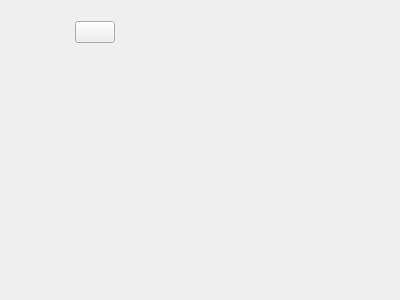
<?xml version="1.0" encoding="UTF-8"?>
<ui version="4.0">
 <class>ChatMsgItem</class>
 <widget class="QWidget" name="ChatMsgItem">
  <property name="geometry">
   <rect>
    <x>0</x>
    <y>0</y>
    <width>400</width>
    <height>300</height>
   </rect>
  </property>
  <property name="windowTitle">
   <string>Form</string>
  </property>
  <layout class="QHBoxLayout" name="mainHLayout">
   <item>
    <widget class="QWidget" name="profileWidget" native="true">
     <property name="minimumSize">
      <size>
       <width>40</width>
       <height>0</height>
      </size>
     </property>
     <property name="maximumSize">
      <size>
       <width>40</width>
       <height>16777215</height>
      </size>
     </property>
     <layout class="QVBoxLayout" name="verticalLayout">
      <property name="leftMargin">
       <number>0</number>
      </property>
      <property name="topMargin">
       <number>0</number>
      </property>
      <property name="rightMargin">
       <number>0</number>
      </property>
      <property name="bottomMargin">
       <number>0</number>
      </property>
      <item>
       <widget class="QLabel" name="profileLabel">
        <property name="minimumSize">
         <size>
          <width>40</width>
          <height>40</height>
         </size>
        </property>
        <property name="maximumSize">
         <size>
          <width>40</width>
          <height>40</height>
         </size>
        </property>
        <property name="text">
         <string/>
        </property>
        <property name="scaledContents">
         <bool>true</bool>
        </property>
       </widget>
      </item>
      <item>
       <spacer name="verticalSpacer">
        <property name="orientation">
         <enum>Qt::Orientation::Vertical</enum>
        </property>
        <property name="sizeHint" stdset="0">
         <size>
          <width>0</width>
          <height>0</height>
         </size>
        </property>
       </spacer>
      </item>
     </layout>
    </widget>
   </item>
   <item>
    <widget class="QWidget" name="msgWidget" native="true">
     <property name="maximumSize">
      <size>
       <width>16777215</width>
       <height>16777215</height>
      </size>
     </property>
     <property name="mouseTracking">
      <bool>false</bool>
     </property>
     <property name="styleSheet">
      <string notr="true"/>
     </property>
     <layout class="QHBoxLayout" name="msgHLayout">
      <property name="leftMargin">
       <number>6</number>
      </property>
      <property name="topMargin">
       <number>6</number>
      </property>
      <property name="rightMargin">
       <number>6</number>
      </property>
      <property name="bottomMargin">
       <number>6</number>
      </property>
     </layout>
    </widget>
   </item>
   <item>
    <widget class="QWidget" name="exclamationWidget" native="true">
     <layout class="QVBoxLayout" name="verticalLayout_3">
      <property name="leftMargin">
       <number>0</number>
      </property>
      <property name="topMargin">
       <number>10</number>
      </property>
      <property name="rightMargin">
       <number>0</number>
      </property>
      <property name="bottomMargin">
       <number>0</number>
      </property>
      <item>
       <widget class="QPushButton" name="exclamationButton">
        <property name="text">
         <string/>
        </property>
       </widget>
      </item>
      <item>
       <spacer name="verticalSpacer_2">
        <property name="orientation">
         <enum>Qt::Orientation::Vertical</enum>
        </property>
        <property name="sizeHint" stdset="0">
         <size>
          <width>20</width>
          <height>40</height>
         </size>
        </property>
       </spacer>
      </item>
     </layout>
    </widget>
   </item>
   <item>
    <spacer name="horizontalSpacer">
     <property name="orientation">
      <enum>Qt::Orientation::Horizontal</enum>
     </property>
     <property name="sizeHint" stdset="0">
      <size>
       <width>0</width>
       <height>20</height>
      </size>
     </property>
    </spacer>
   </item>
  </layout>
 </widget>
 <resources/>
 <connections/>
</ui>
